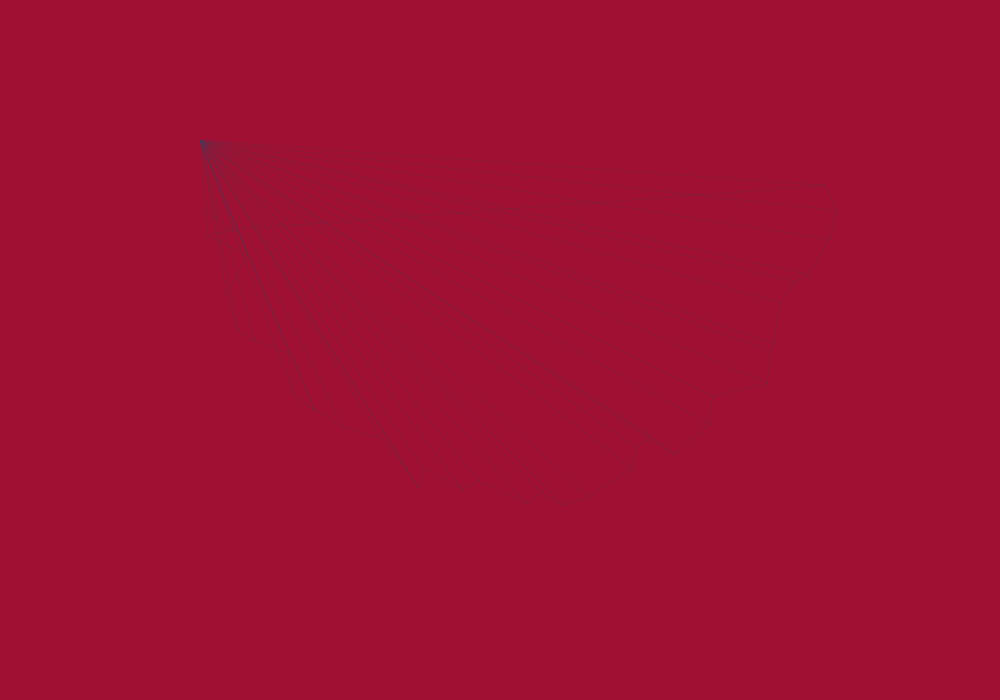
Frame 1 (no input)
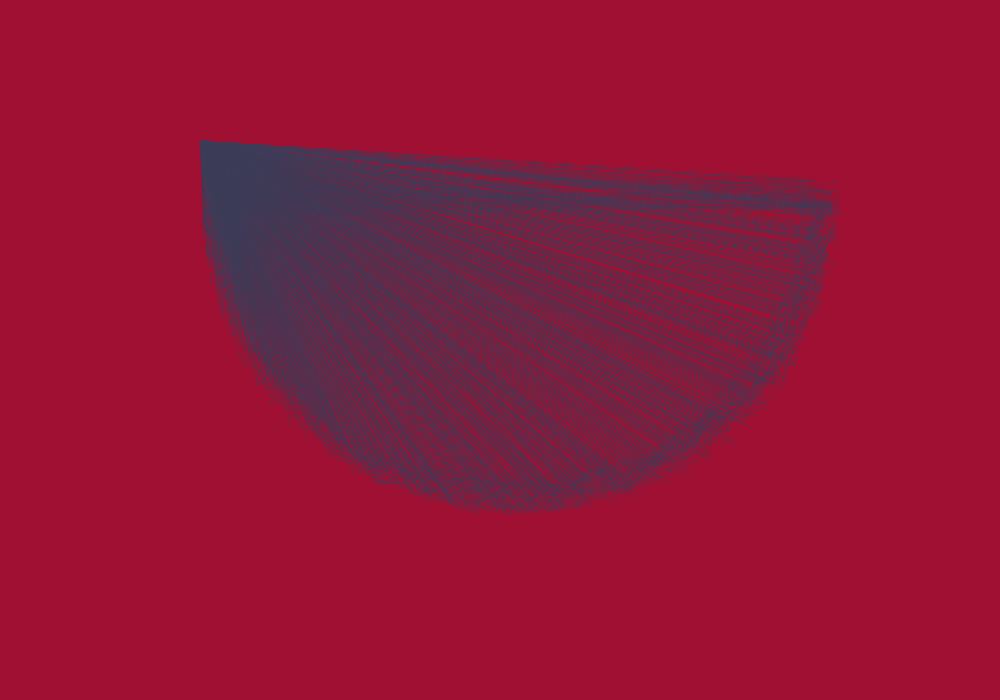
Frame 60 (the mouse pressed at the canvas centre just before this capture)
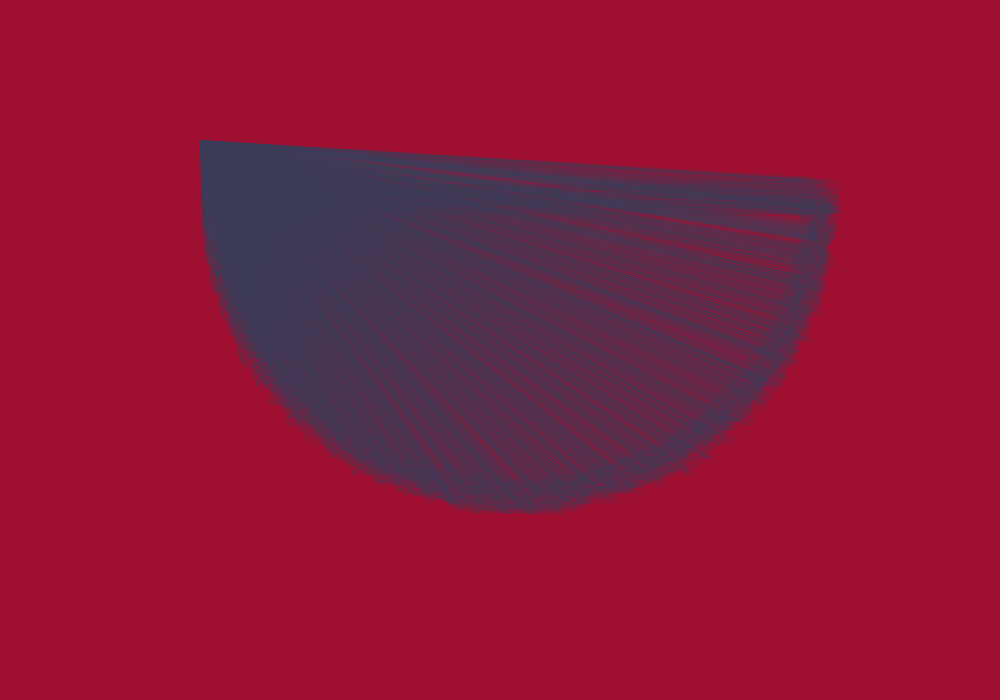
Frame 120 (the mouse held since frame 60 and released just before this capture)

The Processing sketch that drew these frames (run headless with seeded random() and noise(); from frame 60 on, the mouse is pressed at the canvas centre):

// Processing sketch: processing_133930
// ── processing_133930.pde

float x,y;
float radius = 300;
float lastx = 220;
float lasty = 230;

void setup()
{
  size(1000, 700);
  background(160,16,50);
  frameRate(5);
}

void draw()
{
  //background(170, 190, 200);
  stroke(60,59,89,90);
  strokeWeight(0.5);
  
  for(float ang=0; ang<=180; ang+=5){
    float rad = radians(ang);
    x = (width/2 + (random(40)+radius*cos(rad)));
    y = (height/4 + (random(40)+radius*sin(rad)));
    //for darwing line and constructing circle
    
    line(x, y, lastx, lasty);
    line(width/5, height/5, lastx, lasty);
    lastx = x;
    lasty = y;

  } 
 }
